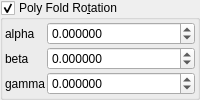
    <widget class="MyGroupBox" name="groupCheck_transf_rotation2_enabled_false">
     <property name="title">
      <string>Poly Fold Ro&amp;tation</string>
     </property>
     <property name="checkable">
      <bool>true</bool>
     </property>
     <layout class="QVBoxLayout" name="verticalLayout_9" stretch="0">
      <property name="spacing">
       <number>2</number>
      </property>
      <property name="leftMargin">
       <number>2</number>
      </property>
      <property name="topMargin">
       <number>2</number>
      </property>
      <property name="rightMargin">
       <number>2</number>
      </property>
      <property name="bottomMargin">
       <number>2</number>
      </property>
      <item>
       <layout class="QGridLayout" name="gridLayout_17" columnstretch="0,1">
        <property name="spacing">
         <number>2</number>
        </property>
        <item row="0" column="0">
         <widget class="QLabel" name="label_46">
          <property name="text">
           <string notr="true">alpha</string>
          </property>
         </widget>
        </item>
        <item row="2" column="0">
         <widget class="QLabel" name="label_45">
          <property name="text">
           <string notr="true">gamma</string>
          </property>
         </widget>
        </item>
        <item row="1" column="0">
         <widget class="QLabel" name="label_47">
          <property name="text">
           <string notr="true">beta</string>
          </property>
         </widget>
        </item>
        <item row="0" column="1">
         <widget class="MyDoubleSpinBox" name="spinboxd3_transf_rotation_x">
          <property name="sizePolicy">
           <sizepolicy hsizetype="Minimum" vsizetype="Maximum">
            <horstretch>0</horstretch>
            <verstretch>0</verstretch>
           </sizepolicy>
          </property>
          <property name="prefix">
           <string/>
          </property>
          <property name="suffix">
           <string/>
          </property>
          <property name="decimals">
           <number>6</number>
          </property>
          <property name="minimum">
           <double>-36000.000000000000000</double>
          </property>
          <property name="maximum">
           <double>36000.000000000000000</double>
          </property>
          <property name="singleStep">
           <double>1.000000000000000</double>
          </property>
         </widget>
        </item>
        <item row="1" column="1">
         <widget class="MyDoubleSpinBox" name="spinboxd3_transf_rotation_y">
          <property name="sizePolicy">
           <sizepolicy hsizetype="Minimum" vsizetype="Maximum">
            <horstretch>0</horstretch>
            <verstretch>0</verstretch>
           </sizepolicy>
          </property>
          <property name="prefix">
           <string/>
          </property>
          <property name="suffix">
           <string/>
          </property>
          <property name="decimals">
           <number>6</number>
          </property>
          <property name="minimum">
           <double>-36000.000000000000000</double>
          </property>
          <property name="maximum">
           <double>36000.000000000000000</double>
          </property>
          <property name="singleStep">
           <double>1.000000000000000</double>
          </property>
         </widget>
        </item>
        <item row="2" column="1">
         <widget class="MyDoubleSpinBox" name="spinboxd3_transf_rotation_z">
          <property name="sizePolicy">
           <sizepolicy hsizetype="Minimum" vsizetype="Maximum">
            <horstretch>0</horstretch>
            <verstretch>0</verstretch>
           </sizepolicy>
          </property>
          <property name="prefix">
           <string/>
          </property>
          <property name="suffix">
           <string/>
          </property>
          <property name="decimals">
           <number>6</number>
          </property>
          <property name="minimum">
           <double>-36000.000000000000000</double>
          </property>
          <property name="maximum">
           <double>36000.000000000000000</double>
          </property>
          <property name="singleStep">
           <double>1.000000000000000</double>
          </property>
         </widget>
        </item>
       </layout>
      </item>
     </layout>
    </widget>
